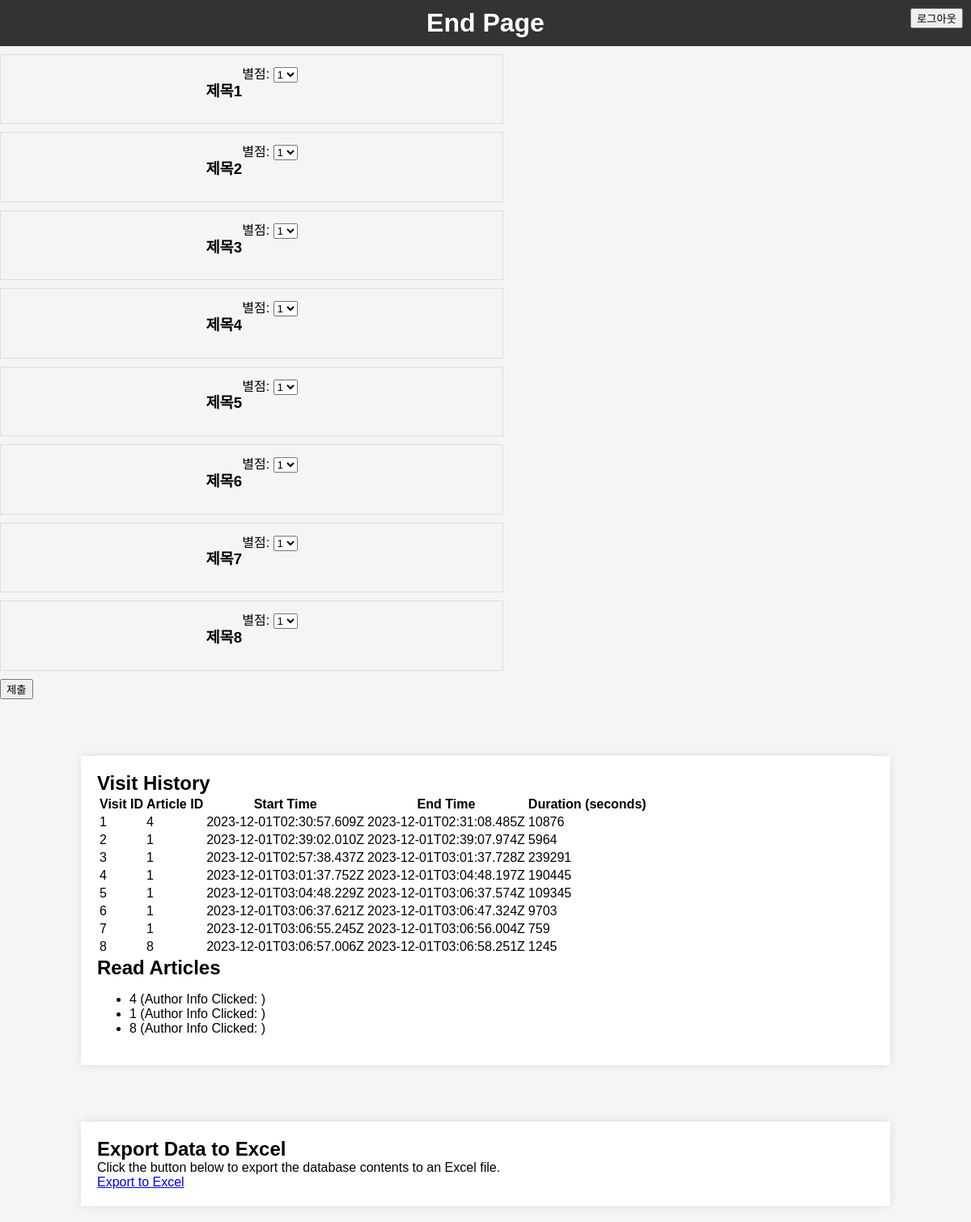
Page /end (signed in) on the committed database.
### app.py (models this page shows)
class Article(db.Model):
    id = db.Column(db.Integer, primary_key=True)
    title = db.Column(db.String(100), nullable=False)
    content = db.Column(db.Text, nullable=False)
    author_name = db.Column(db.String(100))  # 저자 이름
    author_occupation = db.Column(db.String(100))  # 저자 직업
    author_email = db.Column(db.String(100))  # 저자 이메일
    author_description = db.Column(db.Text)  # 저자 설명
    ratings = db.relationship('Rating', backref='article', lazy=True)

class Visit(db.Model):
    id = db.Column(db.Integer, primary_key=True)
    user_id = db.Column(db.Integer, db.ForeignKey('user.id', name='fk_visit_user'), nullable=False)
    article_id = db.Column(db.String(255), nullable=False)
    start_time = db.Column(db.String(255), nullable=False)
    end_time = db.Column(db.String(255), nullable=False)
    duration = db.Column(db.Integer, nullable=False)

class ReadArticle(db.Model):
    id = db.Column(db.Integer, primary_key=True)
    user_id = db.Column(db.Integer, db.ForeignKey('user.id', name='fk_read_article_user'), nullable=False)
    article_id = db.Column(db.String(255), nullable=False, unique=True)
    author_info_clicked = db.Column(db.String(255), nullable=False)

### app.py (the view)
@app.route('/end')
def end_page():
    visit_history = Visit.query.filter_by(user_id=session['user_id']).all()
    read_articles = ReadArticle.query.filter_by(user_id=session['user_id']).all()
    articles = Article.query.all()
    return render_template('end.html', visit_history=visit_history, read_articles=read_articles, articles=articles)

### templates/end.html (shortened to what this page needs)
<!DOCTYPE html>
<html lang="en">
<head>
    <link rel="stylesheet" type="text/css" href="/static/styles.css">
</head>
<body>
    <header>
        <h1>End Page</h1>
        <div style="position: fixed; right: 10px; top: 10px;">
            <a href="{{ url_for('login') }}">
                <button>로그아웃</button>
            </a>
        </div>
    </header>
    <form action="/rate" method="post">
        {% for article in articles %}
        <div class="article">
          <div class="article-header">
            <h3 class="article-title">{{ article.title }}</h3>
            <div class="rating-section">
              <label for="rating_{{ article.id }}">별점:</label>
              <select name="rating_{{ article.id }}" id="rating_{{ article.id }}">
                <option value="1">1</option>
              </select>
            </div>
          </div>
        </div>
        {% endfor %}
        <input type="submit" value="제출">
      </form>
    <div class="container">
        <h2>Visit History</h2>
        <table>
            <thead>
                <tr>
                    <th>Visit ID</th>
                    <th>Article ID</th>
                    <th>Start Time</th>
                    <th>End Time</th>
                    <th>Duration (seconds)</th>
                </tr>
            </thead>
            <tbody>
                {% for visit in visit_history %}
                    <tr>
                        <td>{{ visit.id }}</td>
                        <td>{{ visit.article_id }}</td>
                        <td>{{ visit.start_time }}</td>
                        <td>{{ visit.end_time }}</td>
                        <td>{{ visit.duration }}</td>
                    </tr>
                {% endfor %}
            </tbody>
        </table>
        <h2>Read Articles</h2>
        <ul>
            {% for article in read_articles %}
                <li>{{ article.article_id }} (Author Info Clicked: {{ article.authorInfoClicked }})</li>
            {% endfor %}
        </ul>
    </div>
    {% if session['user_name'] == 'admin' %}
    <div class="container">
        <h2>Export Data to Excel</h2>
        <p>Click the button below to export the database contents to an Excel file.</p>
        <a href="/export-to-excel" class="export-button">Export to Excel</a>
    </div>
    {% endif %}
</body>
</html>

### static/styles.css (style rules this page uses)
body, h1, h2, p { margin: 0; padding: 0; }
body { font-family: Arial, sans-serif; background-color: #f5f5f5; }
header { background-color: #333; color: #fff; padding: 10px; text-align: center; }
.container { max-width: 80%; margin: 20px auto; padding: 20px; background-color: #fff; box-shadow: 0 0 10px rgba(0, 0, 0, 0.1); margin-top: 70px; }
.article { width: 600px; border: 1px solid #ddd; padding: 10px; margin: 10px 0; cursor: pointer; }
.article-header { display: flex; justify-content: center; }

### rows in the picture
Article: title "제목1", id "1"
Article: title "제목2", id "1"
Article: title "제목3", id "1"
Article: title "제목4", id "1"
Article: title "제목5", id "1"
Article: title "제목6", id "1"
Article: title "제목7", id "1"
Article: title "제목8", id "1"
Visit: id "1", article_id "4", start_time "2023-12-01T02:30:57.609Z", end_time "2023-12-01T02:31:08.485Z", duration "10876"
Visit: id "2", article_id "1", start_time "2023-12-01T02:39:02.010Z", end_time "2023-12-01T02:39:07.974Z", duration "5964"
Visit: id "3", article_id "1", start_time "2023-12-01T02:57:38.437Z", end_time "2023-12-01T03:01:37.728Z", duration "239291"
Visit: id "4", article_id "1", start_time "2023-12-01T03:01:37.752Z", end_time "2023-12-01T03:04:48.197Z", duration "190445"
Visit: id "5", article_id "1", start_time "2023-12-01T03:04:48.229Z", end_time "2023-12-01T03:06:37.574Z", duration "109345"
Visit: id "6", article_id "1", start_time "2023-12-01T03:06:37.621Z", end_time "2023-12-01T03:06:47.324Z", duration "9703"
Visit: id "7", article_id "1", start_time "2023-12-01T03:06:55.245Z", end_time "2023-12-01T03:06:56.004Z", duration "759"
Visit: id "8", article_id "8", start_time "2023-12-01T03:06:57.006Z", end_time "2023-12-01T03:06:58.251Z", duration "1245"
ReadArticle: article_id "4"
ReadArticle: article_id "1"
ReadArticle: article_id "8"
